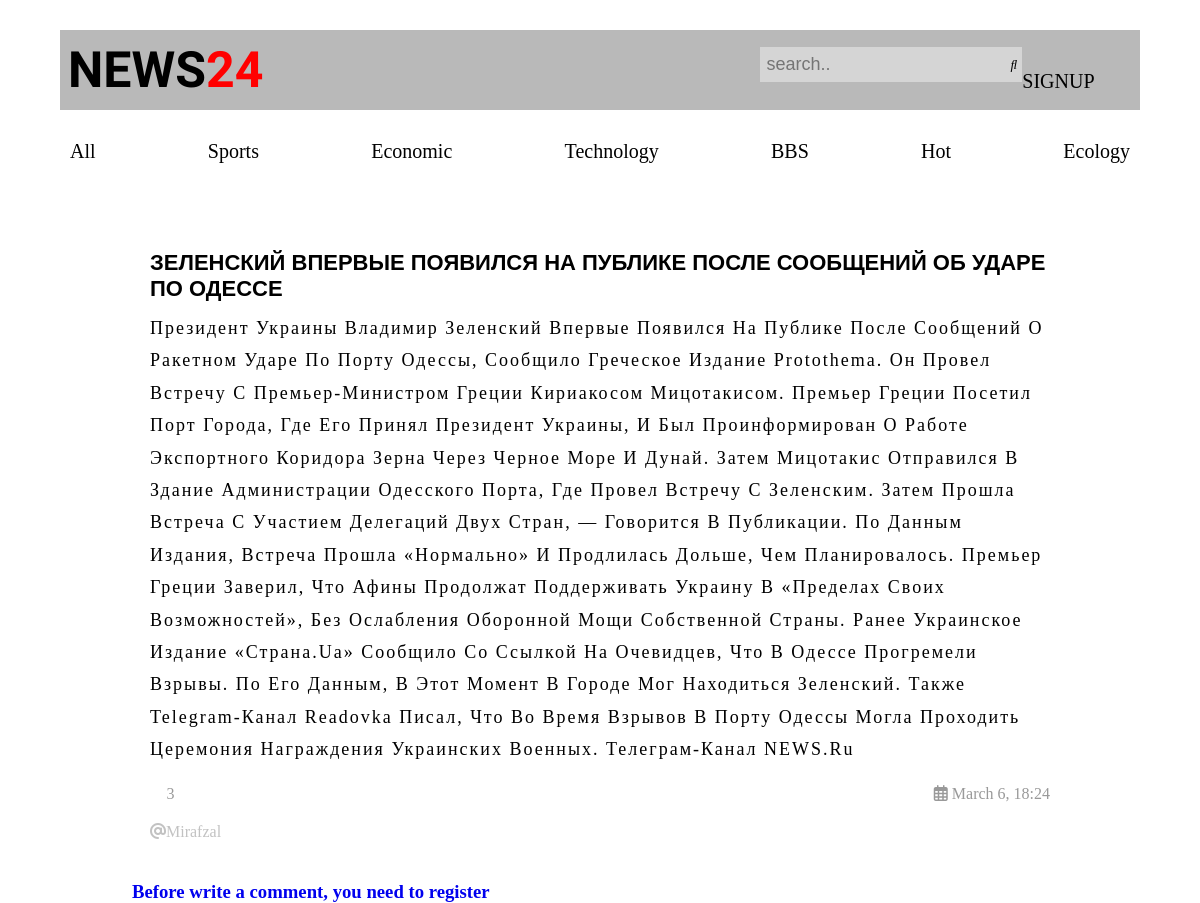
/6/, run on the app's committed database.
### news/models.py (models this page shows, shortened)
class News(models.Model):
    class Status(models.TextChoices):
        DRAFT = 'DF', 'Draft',
        PUBLISHED = 'PB', 'Published'
    title = models.CharField(max_length=250)
    slug = models.SlugField(max_length=250, unique_for_date='publish')
    body = models.TextField()
    view =models.PositiveIntegerField(default=0)
    publish = models.DateTimeField(default=timezone.now)
    created_at = models.DateTimeField(auto_now_add=True)
    updated_at = models.DateTimeField(auto_now=True)
    status = models.CharField(max_length=2, choices=Status.choices, default=Status.DRAFT)
    author = models.ForeignKey(User, on_delete=models.CASCADE, related_name='new_posts')
    objects = models.Manager()
    published = PublishedManager()
    class Meta:
        ordering = ['-publish']
        indexes = [
            models.Index(fields=['-publish'])
        ]
    def increase_view(self):
        self.view += 1
        self.save()

### news/views.py (the view)
# urls.py: path('<int:id>/', views.news_detail, name='news_detail'),
def news_detail(request, id):
    news = get_object_or_404(News, id=id, status=News.Status.PUBLISHED)
    viewed_news = set(request.session.get('viewed_news', []))
    if id not in viewed_news:
        news.increase_view()  # Это метод, который вы должны добавить в вашу модель News
        viewed_news.add(id)
        request.session['viewed_news'] = list(viewed_news)
    news = get_object_or_404(News, id=id, status=News.Status.PUBLISHED)
    return render(request, 'news/news_detail.html', {'news_detail': news})

### news/templates/news/news_detail.html (shortened to what this page needs)
{% extends 'base.html' %}
{% block body %}
    <div class="container">
        <div class="title-nw">
            <h4>{{ news_detail.title }}</h4>
        </div>
        <div class="news-body">
            <p>{{ news_detail.body }}</p>
        </div>
        <div class="author-dt">
            <p><i class="fa-duotone fa-eye"></i> {{ news_detail.view }}</p>
            <p><i class="fa-sharp fa-regular fa-calendar-days"></i> {{ news_detail.created_at|date:"F j, H:i" }}</p>
        </div>
        <p style="color: #9999; text-transform: capitalize; margin-top: 20px;"><i class="fa-sharp fa-solid fa-at"></i>{{ news_detail.author }}</p>
    </div>
    <div class="comments">
        {% if user.is_authenticated %}
            <div class="add-comment">
            <form class="form-comment" action="{% url 'post_comment' post_id=news_detail.id %}" method="POST">
                {% csrf_token %}
                <textarea placeholder="write your comment.." name="content" cols="40" rows="10" required="" id="id_content"></textarea>
                <button class="bt-comment" type="submit">ADD</button>
            </form>
        {% if form_comment.errors %}
            <div class="alert alert-danger">
                <strong>Error!</strong> Please correct the following errors.
                <ul>
                    {% for error in form_comment.errors %}
                        <li>{{ error }}</li>
                    {% endfor %}
                </ul>
            </div>
{% endif %}
</div>
        <i class="fa-duotone fa-comments"></i> <b> COMMENTS:</b>
        <div class="line-cm"></div>
        {% else %}
            <h3><a style="text-decoration: none" href="{% url 'sign-up' %}">Before write a comment, you need to register</a></h3>
        {% endif %}
    </div>
{% endblock body %}

### news/static/css/style.css (style rules this page uses)
* { padding: 0; margin: 0; box-sizing: border-box; }
.container { margin:20px auto; width: 80%; height: 100%; padding:20px 30px; }
.title-nw { font-size: 22px; font-family: Arial; }
.title-nw>h4 { font-size: 22px; text-transform: uppercase; }
.news-body>p { margin-top: 10px; text-transform: capitalize; line-height: 1.8; letter-spacing: 2px; font-size: 18px; }
.author-dt { margin-top: 20px; display: flex; justify-content: space-between; color:#999; }
.comments { height: auto; width: 78%; margin: 0 auto; }

### data on the page
News: title "ЗЕЛЕНСКИЙ ВПЕРВЫЕ ПОЯВИЛСЯ НА ПУБЛИКЕ ПОСЛЕ СООБЩЕНИЙ ОБ УДАРЕ ПО ОДЕССЕ", body "Президент Украины Владимир Зеленский Впервые Появился На Публике После Сообщений О Ракетном Ударе По Порту Одессы, Сообщило Греческое Издание Protothema. Он Провел Встречу С Премьер-Министром Греции Кириакосом Мицотакисом. Премьер Греции Посетил Порт Города, Где Его Принял Президент Украины, И Был Проинформирован О Работе Экспортного Коридора Зерна Через Черное Море И Дунай. Затем Мицотакис Отправился В Здание Администрации Одесского Порта, Где Провел Встречу С Зеленским. Затем Прошла Встреча С Участием Делегаций Двух Стран, — Говорится В Публикации. По Данным Издания, Встреча Прошла «нормально» И Продлилась Дольше, Чем Планировалось. Премьер Греции Заверил, Что Афины Продолжат Поддерживать…", view "3", created_at "March 6, 18:24", author "Mirafzal"
